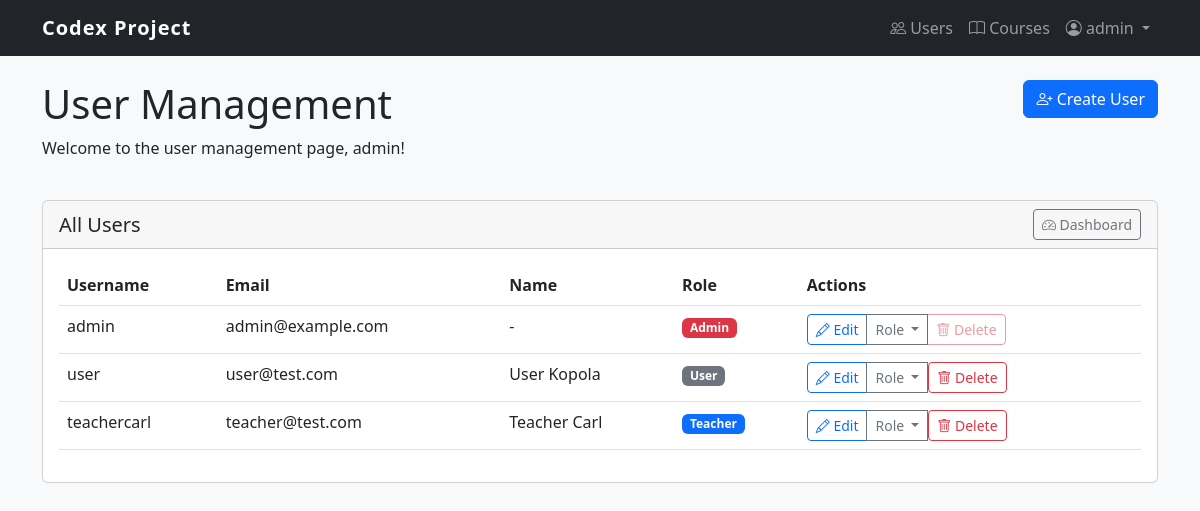
Before: /user/users/ (signed in) with the older database file.
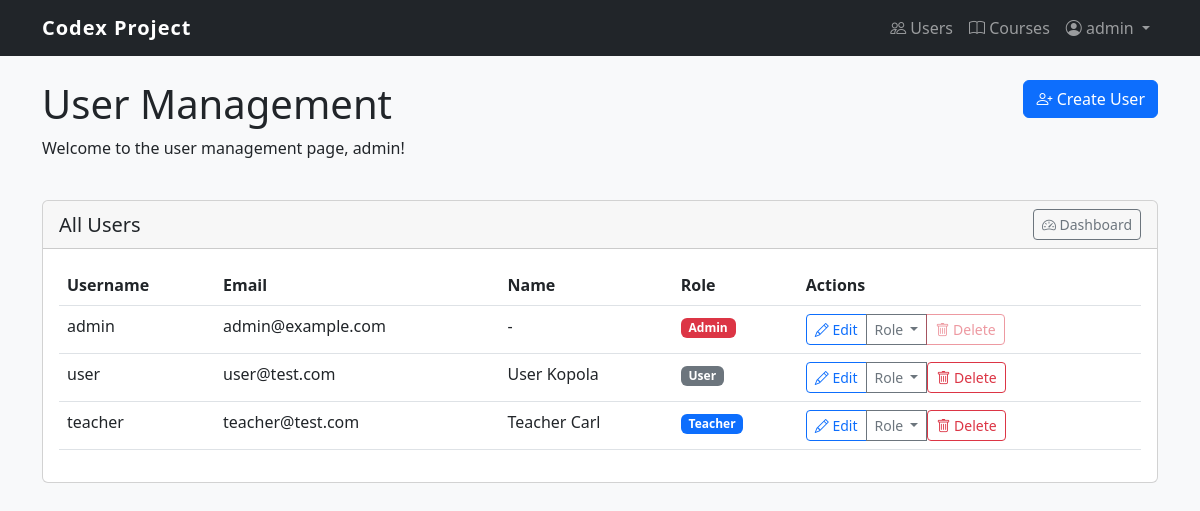
After: the same page with the newer database file.
### user_management/models.py (models this page shows, shortened)
class User(AbstractUser):
    USER = 'USER'
    TEACHER = 'TEACHER'
    ADMIN = 'ADMIN'
    ROLE_CHOICES = [
        (USER, 'User'),
        (TEACHER, 'Teacher'),
        (ADMIN, 'Admin'),
    ]
    role = models.CharField(max_length=10, choices=ROLE_CHOICES, default=USER)
    def is_administrator(self):
        return self.role == self.ADMIN

### user_management/views.py (the view, shortened to what this page needs)
# urls.py: path('user/', include('user_management.urls')),
@login_required
def user_management(request):
    if not request.user.is_administrator():
        return redirect('user_management:dashboard')
    users = User.objects.all()
    return render(request, 'user_management/user_management.html', {'users': users})

### user_management/templates/user_management/user_management.html (shortened to what the changed rows need)
{% extends 'user_management/base.html' %}
{% block content %}
<div class="container mt-4">
    <div class="row mb-4">
        <div class="col-md-9">
            <h1>User Management</h1>
        </div>
    </div>
    <div class="row mb-4">
        <div class="col-md-12">
            <div class="card">
                <div class="card-body">
                    <div class="table-responsive">
                        <table class="table table-hover">
                            <thead>
                                <tr>
                                    <th>Username</th>
                                    <th>Email</th>
                                    <th>Name</th>
                                    <th>Role</th>
                                    <th>Actions</th>
                                </tr>
                            </thead>
                            <tbody>
                                {% for user_item in users %}
                                <tr>
                                    <td>{{ user_item.username }}</td>
                                    <td>{{ user_item.email }}</td>
                                    <td>
                                        {% if user_item.first_name or user_item.last_name %}
                                            {{ user_item.first_name }} {{ user_item.last_name }}
                                        {% else %}
                                            -
                                        {% endif %}
                                    </td>
                                    <td>
                                        {% if user_item.role == user_item.ADMIN %}
                                            <span class="badge bg-danger">{{ user_item.get_role_display }}</span>
                                        {% elif user_item.role == user_item.TEACHER %}
                                            <span class="badge bg-primary">{{ user_item.get_role_display }}</span>
                                        {% else %}
                                            <span class="badge bg-secondary">{{ user_item.get_role_display }}</span>
                                        {% endif %}
                                    </td>
                                    <td>
                                        <div class="btn-group" role="group">
                                            <a href="{% url 'user_management:edit_user' user_item.id %}" class="btn btn-sm btn-outline-primary">
                                                <i class="bi bi-pencil"></i> Edit
                                            </a>
                                            <div class="btn-group" role="group">
                                                <button type="button" class="btn btn-sm btn-outline-secondary dropdown-toggle" data-bs-toggle="dropdown" aria-expanded="false">
                                                    Role
                                                </button>
                                            </div>
                                            {% if user_item != user %}
                                            <form method="post" class="d-inline" onsubmit="return confirm('Are you sure you want to delete {{ user_item.username }}? This action cannot be undone.');">
                                                <button type="submit" class="btn btn-sm btn-outline-danger">
                                                    <i class="bi bi-trash"></i> Delete
                                                </button>
                                            </form>
                                            {% else %}
                                            <button disabled class="btn btn-sm btn-outline-danger opacity-50" title="You cannot delete your own account">
                                                <i class="bi bi-trash"></i> Delete
                                            </button>
                                            {% endif %}
                                        </div>
                                    </td>
                                </tr>
                                {% endfor %}
                            </tbody>
                        </table>
                    </div>
                </div>
            </div>
        </div>
    </div>
</div>
{% endblock %}

Changed rows visible on the page:
changed User "teacher@test.com": username "teachercarl" → "teacher"
